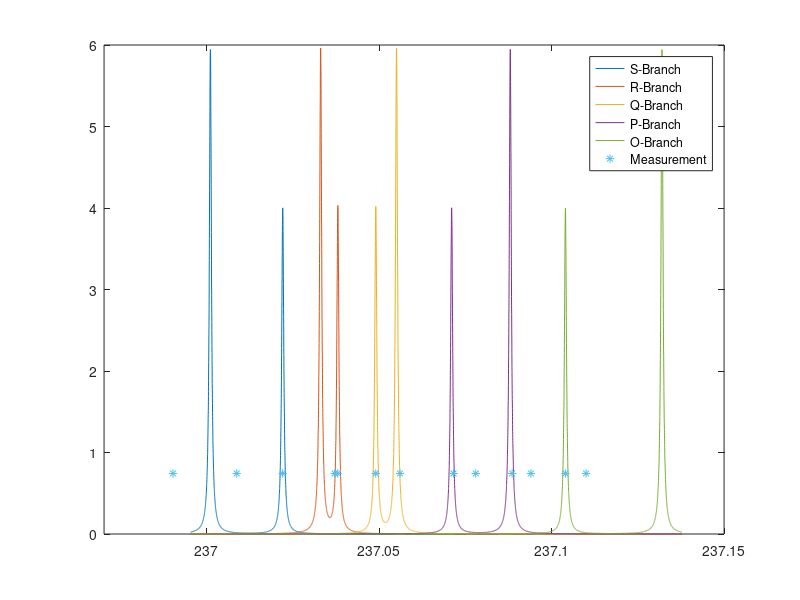

This chart was generated by the following MATLAB code:
% This program calculates how a PI spectrum should look like on
% basis of the molecular parameters and a laser linewidth
% Changes made by N Seymour-Smith 05/06/13

clear all;

% fundamental constants

c = 3e8;
kB = 1.380e-23;
h = 6.626*10^(-34);
T = 300;

% Ground state parameters

%BX0 = 1.9895;
DX0 = 5.8E-6; %Literature value
%DX0 = 0;
% wXe = 2358.569;
% wXex = 14.324;

% a1Pig state parameter

%Te = 10521;
% Ea0 = 84371.61; %Matthias' value
Ea0 = 42187.33; %From paper (calc.)
%Ea0 = 42187.49; %From Jack measurement
%Ba0 = 1.47997;
%Ba0 = 1.493; %Matthias' value
Ba0 = 1.423; %From paper (calc.)
%BX0 = Ba0+0.563032; %Matthias' value
BX0 = 0.9788; %from paper (calc.)
%BX0 = 1;
Da0 = 5.8E-6;
%Da0 = 0;
% wae = 1530.307;
% waex = 12.045;
% waey = 0.0351;
% alphab = 0.01656;
% betab = 0.00007;

% vibrational level
% NX = 0;
% Na = 10;
% EX0 = wXe*(NX+1/2)- wXex*(NX+1/2)^2;
% EX0 = 0;
% Ea0 = Te + wae*(Na+1/2) - waex*(Na+1/2)^2 + waey*(Na+1/2)^3;
% Ea0 = Te;
% Ba = Ba0-alphab*(Na+1/2)+betab*(Na+1/2)^2;

Ba = Ba0;
% Measurements

M = [236.99019 237.00868 237.022 237.03708 237.038 237.05605 237.07156 237.078 237.08855 237.104 237.11, 237.094, 237.049]';


% state energies

% number of rot states
N = 5;

EX = zeros(1,N);
Ea = zeros(1,N);
P = zeros(1,N);

for i = 1:N
    j = i-1;
    EX(i) = BX0*j*(j+1) - DX0*(i*(i+1))^2;
    Ea(i) = Ba*j*(j+1) + Ea0 - Da0*(j*(j+1))^2 ;
    P(i)= (2*j+1)*exp(-100*EX(i)*c*h/(kB*T));
    if mod(j,2) == 1
        P(i)= P(i)/2;
    end,
end,

% lambdaS = zeros(N-2,1);
% lambdaR = zeros(N-2,1);
% lambdaQ = zeros(N-2,1);
% lambdaP = zeros(N-2,1);
% lambdaO = zeros(N-2,1);
Pop = zeros(N-2,1);

for i = 1:N-3
    lambdaS(i)= 0.01*1e9/(Ea(i+1)-EX(i));
    lambdaR(i)= 0.01*1e9/(Ea(i)-EX(i));
    lambdaQ(i)= 0.01*1e9/(Ea(i)-EX(i+1));
    lambdaP(i)= 0.01*1e9/(Ea(i)-EX(i+2));
    lambdaO(i)= 0.01*1e9/(Ea(i)-EX(i+3));
    Pop(i)=P(i);
%     if i > 1
%         lambdaP(i)= 0.02/(Ea(i-1)-EX(i));
%     end,
%     if i > 2
%         lambdaO(i)= 0.02/(Ea(i-2)-EX(i));
%     end,
end

%Spectrum

width = 0.000722;
points = 10000;
signalS = zeros(1,points);
signalR = zeros(1,points);
signalQ = zeros(1,points);
signalP = zeros(1,points);
signalO = zeros(1,points);
lambda0 = min(lambdaS)-8*width;
dlambda = (max(lambdaO)-lambda0+8*width)/points;

for i=1:points
      lambda(i) = lambda0+dlambda*i;
      for j=1:N-3
        signalS(i)= signalS(i)+Pop(j)*width^2/((lambda(i)-lambdaS(j))^2+width^2/4);
        signalR(i)= signalR(i)+Pop(j)*width^2/((lambda(i)-lambdaR(j))^2+width^2/4);
        signalQ(i)= signalQ(i)+Pop(j)*width^2/((lambda(i)-lambdaQ(j))^2+width^2/4);
        signalP(i)= signalP(i)+Pop(j)*width^2/((lambda(i)-lambdaP(j))^2+width^2/4);
        signalO(i)= signalO(i)+Pop(j)*width^2/((lambda(i)-lambdaO(j))^2+width^2/4);
    end,
end,

pl = max(Pop)/2*ones(length(M),1);
plT = 0.99*ones(length(lambdaS),1);
plR = 0.99*ones(length(lambdaR),1);
plP = 0.99*ones(length(lambdaP),1);

%signalT = signalS + signalR + signalQ + signalP + signalO;

figure(1)
plot(lambda, signalS, lambda, signalR, lambda, signalQ, lambda, signalP, lambda, signalO, M', pl, '*')
xlim([min(M)-0.02 237.15])
legend('S-Branch', 'R-Branch', 'Q-Branch', 'P-Branch', 'O-Branch', 'Measurement');

% figure(2)
% plot(lambdaS, plS,'*', lambdaQ, plQ, 'x', lambdaO, plO, '*', M', pl, 'o')
% ylim([0.7 1.2])
% xlim([min(M)-0.01 237.15])
% legend('Simulation S-Branch', 'Simulation Q-Branch', 'Simulation O-Branch', 'Mearurement');
% 
% %save('PISpectrum','Pop','lambda*');
% 




